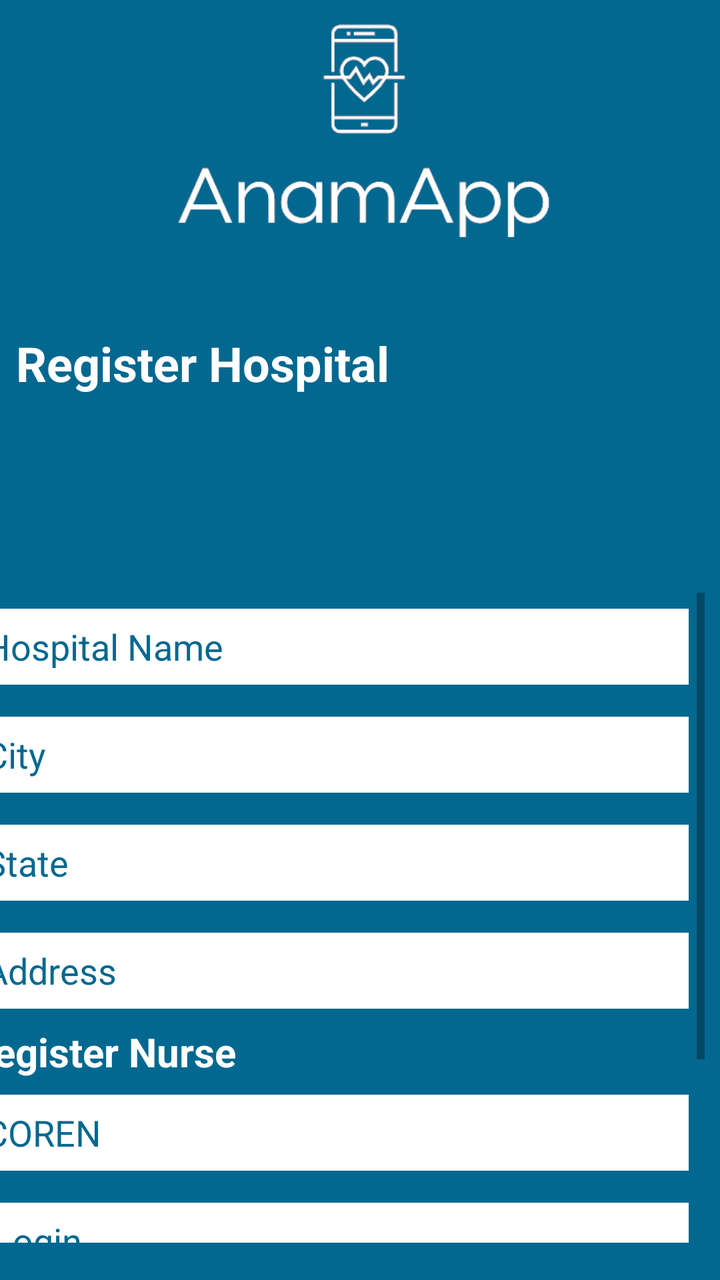
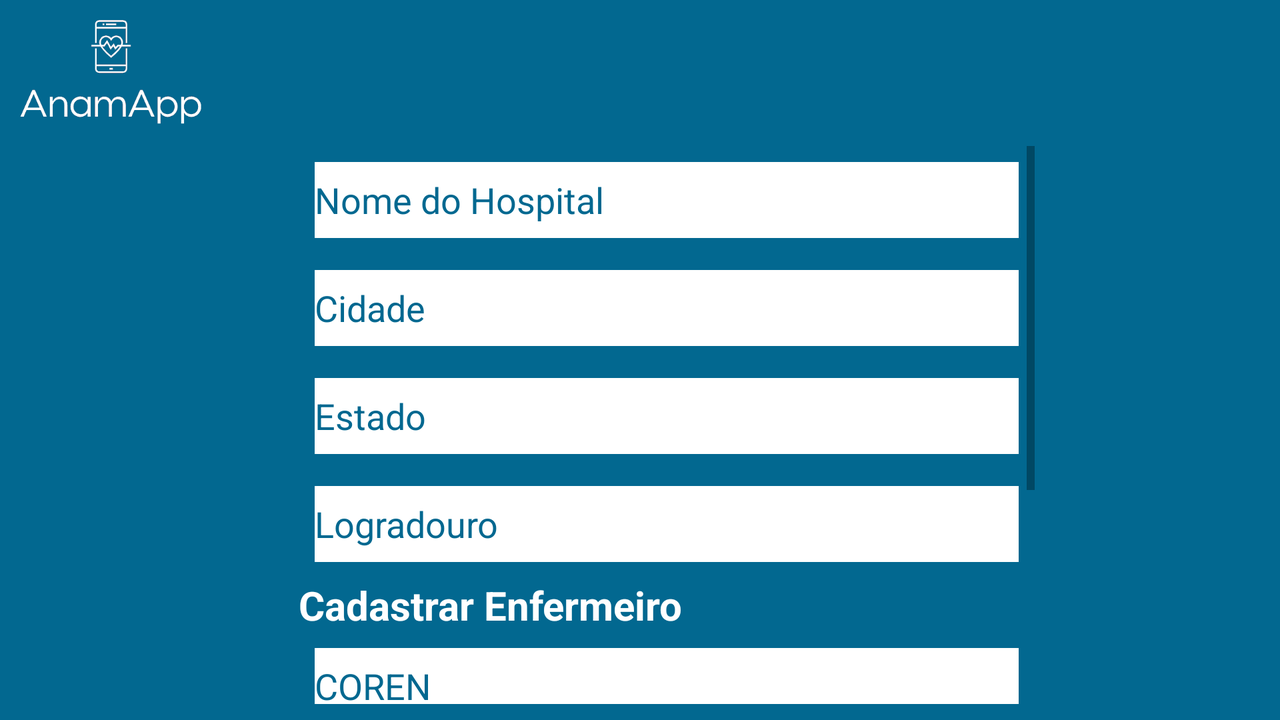

The same Android screen from two of the app's own layout files: first res/layout/ as a phone draws it, then the repository's variant for another configuration, drawn on a device whose configuration selects that folder. Both files follow.
<!-- AndroidManifest.xml: application theme Theme.AppCompat.Light.NoActionBar -->
<!-- res/layout/activity_sign_up.xml -->
<?xml version="1.0" encoding="utf-8"?>
<android.support.constraint.ConstraintLayout xmlns:android="http://schemas.android.com/apk/res/android"
    xmlns:app="http://schemas.android.com/apk/res-auto"
    xmlns:tools="http://schemas.android.com/tools"
    android:layout_width="match_parent"
    android:layout_height="match_parent"
    android:background="@color/colorPrimary"
    tools:context=".SignUpActivity">

    <ImageView
        android:id="@+id/imageView2"
        android:layout_width="0dp"
        android:layout_height="wrap_content"
        android:layout_marginEnd="80dp"
        android:layout_marginStart="80dp"
        android:adjustViewBounds="true"
        android:cropToPadding="true"
        app:layout_constraintBottom_toTopOf="@+id/scrollView2"
        app:layout_constraintEnd_toEndOf="parent"
        app:layout_constraintHorizontal_bias="0.325"
        app:layout_constraintStart_toStartOf="parent"
        app:layout_constraintTop_toTopOf="parent"
        app:srcCompat="@mipmap/logo" />

    <ScrollView
        android:id="@+id/scrollView4"
        android:layout_width="368dp"
        android:layout_height="325dp"
        android:layout_marginBottom="8dp"
        android:layout_marginEnd="8dp"
        android:layout_marginStart="8dp"
        android:layout_marginTop="8dp"
        app:layout_constraintBottom_toBottomOf="parent"
        app:layout_constraintEnd_toEndOf="parent"
        app:layout_constraintHorizontal_bias="1.0"
        app:layout_constraintStart_toStartOf="parent"
        app:layout_constraintTop_toTopOf="parent"
        app:layout_constraintVertical_bias="0.964">

        <LinearLayout
            android:layout_width="match_parent"
            android:layout_height="wrap_content"
            android:orientation="vertical">

            <EditText
                android:id="@+id/tfHospitalName"
                android:layout_width="match_parent"
                android:layout_height="38dp"
                android:layout_marginBottom="8dp"
                android:layout_marginEnd="8dp"
                android:layout_marginStart="8dp"
                android:layout_marginTop="8dp"
                android:background="@color/white"
                android:hint="@string/hopital_name"
                android:inputType="text"
                android:textColorHint="@color/colorPrimary"
                app:layout_constraintBottom_toBottomOf="parent"
                app:layout_constraintEnd_toEndOf="parent"
                app:layout_constraintHorizontal_bias="0.513"
                app:layout_constraintStart_toStartOf="parent"
                app:layout_constraintTop_toBottomOf="@+id/imageView2"
                app:layout_constraintVertical_bias="0.172" />

            <EditText
                android:id="@+id/tfCity"
                android:layout_width="match_parent"
                android:layout_height="38dp"
                android:layout_marginBottom="8dp"
                android:layout_marginEnd="8dp"
                android:layout_marginStart="8dp"
                android:layout_marginTop="8dp"
                android:background="@color/white"
                android:hint="@string/city"
                android:inputType="text"
                android:textColorHint="@color/colorPrimary"
                app:layout_constraintBottom_toBottomOf="parent"
                app:layout_constraintEnd_toEndOf="parent"
                app:layout_constraintHorizontal_bias="0.513"
                app:layout_constraintStart_toStartOf="parent"
                app:layout_constraintTop_toBottomOf="@+id/imageView2"
                app:layout_constraintVertical_bias="0.172" />

            <EditText
                android:id="@+id/tfState"
                android:layout_width="match_parent"
                android:layout_height="38dp"
                android:layout_marginBottom="8dp"
                android:layout_marginEnd="8dp"
                android:layout_marginStart="8dp"
                android:layout_marginTop="8dp"
                android:background="@color/white"
                android:hint="@string/state"
                android:inputType="text"
                android:textColorHint="@color/colorPrimary"
                app:layout_constraintBottom_toBottomOf="parent"
                app:layout_constraintEnd_toEndOf="parent"
                app:layout_constraintHorizontal_bias="0.513"
                app:layout_constraintStart_toStartOf="parent"
                app:layout_constraintTop_toBottomOf="@+id/imageView2"
                app:layout_constraintVertical_bias="0.172" />

            <EditText
                android:id="@+id/tfAddress"
                android:layout_width="match_parent"
                android:layout_height="38dp"
                android:layout_marginBottom="8dp"
                android:layout_marginEnd="8dp"
                android:layout_marginStart="8dp"
                android:layout_marginTop="8dp"
                android:background="@color/white"
                android:hint="@string/address"
                android:inputType="text"
                android:textColorHint="@color/colorPrimary"
                app:layout_constraintBottom_toBottomOf="parent"
                app:layout_constraintEnd_toEndOf="parent"
                app:layout_constraintHorizontal_bias="0.513"
                app:layout_constraintStart_toStartOf="parent"
                app:layout_constraintTop_toBottomOf="@+id/imageView2"
                app:layout_constraintVertical_bias="0.172" />

            <TextView
                android:id="@+id/tvNurse"
                android:layout_width="match_parent"
                android:layout_height="wrap_content"
                android:text="@string/register_nurse"
                android:textColor="@color/white"
                android:textSize="20sp"
                android:textStyle="bold" />

            <EditText
                android:id="@+id/tfCoren"
                android:layout_width="match_parent"
                android:layout_height="38dp"
                android:layout_marginBottom="8dp"
                android:layout_marginEnd="8dp"
                android:layout_marginStart="8dp"
                android:layout_marginTop="8dp"
                android:background="@color/white"
                android:hint="@string/coren"
                android:inputType="number"
                android:textColorHint="@color/colorPrimary"
                app:layout_constraintBottom_toBottomOf="parent"
                app:layout_constraintEnd_toEndOf="parent"
                app:layout_constraintHorizontal_bias="0.513"
                app:layout_constraintStart_toStartOf="parent"
                app:layout_constraintTop_toBottomOf="@+id/imageView2"
                app:layout_constraintVertical_bias="0.172" />

            <EditText
                android:id="@+id/tfLogin"
                android:layout_width="match_parent"
                android:layout_height="38dp"
                android:layout_marginBottom="8dp"
                android:layout_marginEnd="8dp"
                android:layout_marginStart="8dp"
                android:layout_marginTop="8dp"
                android:background="@color/white"
                android:hint="@string/login_hint_login"
                android:inputType="text"
                android:textColorHint="@color/colorPrimary"
                app:layout_constraintBottom_toBottomOf="parent"
                app:layout_constraintEnd_toEndOf="parent"
                app:layout_constraintHorizontal_bias="0.513"
                app:layout_constraintStart_toStartOf="parent"
                app:layout_constraintTop_toBottomOf="@+id/imageView2"
                app:layout_constraintVertical_bias="0.172" />

            <EditText
                android:id="@+id/tfPassword"
                android:layout_width="match_parent"
                android:layout_height="38dp"
                android:layout_marginBottom="8dp"
                android:layout_marginEnd="8dp"
                android:layout_marginStart="8dp"
                android:layout_marginTop="8dp"
                android:background="@color/white"
                android:hint="@string/login_hint_password"
                android:inputType="textPassword"
                android:textColorHint="@color/colorPrimary"
                app:layout_constraintBottom_toBottomOf="parent"
                app:layout_constraintEnd_toEndOf="parent"
                app:layout_constraintHorizontal_bias="0.513"
                app:layout_constraintStart_toStartOf="parent"
                app:layout_constraintTop_toBottomOf="@+id/imageView2"
                app:layout_constraintVertical_bias="0.172" />

            <Button
                android:id="@+id/button"
                android:layout_width="match_parent"
                android:layout_height="wrap_content"
                android:text="@string/btn_create_account" />

        </LinearLayout>
    </ScrollView>

    <TextView
        android:id="@+id/tvHospital"
        android:layout_width="wrap_content"
        android:layout_height="wrap_content"
        android:layout_marginEnd="8dp"
        android:layout_marginStart="8dp"
        android:layout_marginTop="32dp"
        android:text="@string/register_hospital"
        android:textColor="@color/white"
        android:textSize="24sp"
        android:textStyle="bold"
        app:layout_constraintEnd_toEndOf="parent"
        app:layout_constraintHorizontal_bias="0.0"
        app:layout_constraintStart_toStartOf="parent"
        app:layout_constraintTop_toBottomOf="@+id/imageView2" />

</android.support.constraint.ConstraintLayout>
<!-- resources referenced by this layout -->
<resources>
  <color name="colorPrimary">#026890</color>
  <color name="white">#ffffff</color>
  <!-- mipmap logo: png bitmap (mipmap-xxxhdpi, 6155 bytes) -->
  <string name="address">Address</string>
  <string name="btn_create_account">Create Account</string>
  <string name="city">City</string>
  <string name="coren">COREN</string>
  <string name="hopital_name">Hospital Name</string>
  <string name="login_hint_login">" Login"</string>
  <string name="login_hint_password">" Password"</string>
  <string name="register_hospital">Register Hospital</string>
  <string name="register_nurse">Register Nurse</string>
  <string name="state">State</string>
</resources>
<!-- res/layout-land/activity_sign_up.xml (the repository's variant of the layout above) -->
<!-- drawn on the phone turned sideways -->
<?xml version="1.0" encoding="utf-8"?>
<android.support.constraint.ConstraintLayout xmlns:android="http://schemas.android.com/apk/res/android"
    xmlns:app="http://schemas.android.com/apk/res-auto"
    xmlns:tools="http://schemas.android.com/tools"
    android:layout_width="match_parent"
    android:layout_height="match_parent"
    android:background="@color/colorPrimary"
    tools:context=".SignUpActivity">

    <ImageView
        android:id="@+id/imageView5"
        android:layout_width="101dp"
        android:layout_height="65dp"
        android:layout_marginStart="4dp"
        android:layout_marginTop="4dp"
        android:adjustViewBounds="true"
        android:cropToPadding="true"
        app:layout_constraintBottom_toTopOf="@+id/scrollView2"
        app:layout_constraintStart_toStartOf="parent"
        app:layout_constraintTop_toTopOf="parent"
        app:srcCompat="@mipmap/logo" />

    <ScrollView
        android:id="@+id/scrollView4"
        android:layout_width="368dp"
        android:layout_height="279dp"
        android:layout_marginBottom="8dp"
        android:layout_marginEnd="8dp"
        android:layout_marginStart="8dp"
        android:layout_marginTop="8dp"
        app:layout_constraintBottom_toBottomOf="parent"
        app:layout_constraintEnd_toEndOf="parent"
        app:layout_constraintHorizontal_bias="0.552"
        app:layout_constraintStart_toStartOf="parent"
        app:layout_constraintTop_toTopOf="parent"
        app:layout_constraintVertical_bias="1.0">

        <LinearLayout
            android:layout_width="match_parent"
            android:layout_height="wrap_content"
            android:orientation="vertical">

            <EditText
                android:id="@+id/login_edit_text_login2"
                android:layout_width="match_parent"
                android:layout_height="38dp"
                android:layout_marginBottom="8dp"
                android:layout_marginEnd="8dp"
                android:layout_marginStart="8dp"
                android:layout_marginTop="8dp"
                android:background="@color/white"
                android:hint="Nome do Hospital"
                android:textColorHint="@color/colorPrimary"
                app:layout_constraintBottom_toBottomOf="parent"
                app:layout_constraintEnd_toEndOf="parent"
                app:layout_constraintHorizontal_bias="0.513"
                app:layout_constraintStart_toStartOf="parent"
                app:layout_constraintTop_toBottomOf="@+id/imageView2"
                app:layout_constraintVertical_bias="0.172" />

            <EditText
                android:id="@+id/login_edit_text_login7"
                android:layout_width="match_parent"
                android:layout_height="38dp"
                android:layout_marginBottom="8dp"
                android:layout_marginEnd="8dp"
                android:layout_marginStart="8dp"
                android:layout_marginTop="8dp"
                android:background="@color/white"
                android:hint="Cidade"
                android:textColorHint="@color/colorPrimary"
                app:layout_constraintBottom_toBottomOf="parent"
                app:layout_constraintEnd_toEndOf="parent"
                app:layout_constraintHorizontal_bias="0.513"
                app:layout_constraintStart_toStartOf="parent"
                app:layout_constraintTop_toBottomOf="@+id/imageView2"
                app:layout_constraintVertical_bias="0.172" />

            <EditText
                android:id="@+id/login_edit_text_login4"
                android:layout_width="match_parent"
                android:layout_height="38dp"
                android:layout_marginBottom="8dp"
                android:layout_marginEnd="8dp"
                android:layout_marginStart="8dp"
                android:layout_marginTop="8dp"
                android:background="@color/white"
                android:hint="Estado"
                android:textColorHint="@color/colorPrimary"
                app:layout_constraintBottom_toBottomOf="parent"
                app:layout_constraintEnd_toEndOf="parent"
                app:layout_constraintHorizontal_bias="0.513"
                app:layout_constraintStart_toStartOf="parent"
                app:layout_constraintTop_toBottomOf="@+id/imageView2"
                app:layout_constraintVertical_bias="0.172" />

            <EditText
                android:id="@+id/login_edit_text_login3"
                android:layout_width="match_parent"
                android:layout_height="38dp"
                android:layout_marginBottom="8dp"
                android:layout_marginEnd="8dp"
                android:layout_marginStart="8dp"
                android:layout_marginTop="8dp"
                android:background="@color/white"
                android:hint="Logradouro"
                android:textColorHint="@color/colorPrimary"
                app:layout_constraintBottom_toBottomOf="parent"
                app:layout_constraintEnd_toEndOf="parent"
                app:layout_constraintHorizontal_bias="0.513"
                app:layout_constraintStart_toStartOf="parent"
                app:layout_constraintTop_toBottomOf="@+id/imageView2"
                app:layout_constraintVertical_bias="0.172" />

            <TextView
                android:id="@+id/textView16"
                android:layout_width="match_parent"
                android:layout_height="wrap_content"
                android:text="Cadastrar Enfermeiro"
                android:textColor="@color/white"
                android:textSize="20sp"
                android:textStyle="bold" />

            <EditText
                android:id="@+id/login_edit_text_login12"
                android:layout_width="match_parent"
                android:layout_height="38dp"
                android:layout_marginBottom="8dp"
                android:layout_marginEnd="8dp"
                android:layout_marginStart="8dp"
                android:layout_marginTop="8dp"
                android:background="@color/white"
                android:hint="COREN"
                android:textColorHint="@color/colorPrimary"
                app:layout_constraintBottom_toBottomOf="parent"
                app:layout_constraintEnd_toEndOf="parent"
                app:layout_constraintHorizontal_bias="0.513"
                app:layout_constraintStart_toStartOf="parent"
                app:layout_constraintTop_toBottomOf="@+id/imageView2"
                app:layout_constraintVertical_bias="0.172" />

            <EditText
                android:id="@+id/login_edit_text_login14"
                android:layout_width="match_parent"
                android:layout_height="38dp"
                android:layout_marginBottom="8dp"
                android:layout_marginEnd="8dp"
                android:layout_marginStart="8dp"
                android:layout_marginTop="8dp"
                android:background="@color/white"
                android:hint="Login"
                android:textColorHint="@color/colorPrimary"
                app:layout_constraintBottom_toBottomOf="parent"
                app:layout_constraintEnd_toEndOf="parent"
                app:layout_constraintHorizontal_bias="0.513"
                app:layout_constraintStart_toStartOf="parent"
                app:layout_constraintTop_toBottomOf="@+id/imageView2"
                app:layout_constraintVertical_bias="0.172" />

            <EditText
                android:id="@+id/login_edit_text_login13"
                android:layout_width="match_parent"
                android:layout_height="38dp"
                android:layout_marginBottom="8dp"
                android:layout_marginEnd="8dp"
                android:layout_marginStart="8dp"
                android:layout_marginTop="8dp"
                android:background="@color/white"
                android:hint="Senha"
                android:textColorHint="@color/colorPrimary"
                app:layout_constraintBottom_toBottomOf="parent"
                app:layout_constraintEnd_toEndOf="parent"
                app:layout_constraintHorizontal_bias="0.513"
                app:layout_constraintStart_toStartOf="parent"
                app:layout_constraintTop_toBottomOf="@+id/imageView2"
                app:layout_constraintVertical_bias="0.172" />

            <Button
                android:id="@+id/button"
                android:layout_width="match_parent"
                android:layout_height="wrap_content"
                android:text="Criar Conta" />

        </LinearLayout>
    </ScrollView>

    <TextView
        android:id="@+id/textView15"
        android:layout_width="wrap_content"
        android:layout_height="wrap_content"
        android:layout_marginBottom="8dp"
        android:layout_marginEnd="8dp"
        android:layout_marginStart="8dp"
        android:layout_marginTop="8dp"
        android:text="Cadastrar hospital"
        android:textColor="@color/white"
        android:textSize="24sp"
        android:textStyle="bold"
        app:layout_constraintBottom_toTopOf="@+id/scrollView4"
        app:layout_constraintEnd_toEndOf="parent"
        app:layout_constraintStart_toStartOf="parent"
        app:layout_constraintTop_toBottomOf="@+id/imageView5"
        app:layout_constraintVertical_bias="1.0" />

</android.support.constraint.ConstraintLayout>
<!-- resources referenced by the variant -->
<!-- as the phone turned sideways resolves them -->
<resources>
  <color name="colorPrimary">#026890</color>
  <color name="white">#ffffff</color>
  <!-- mipmap logo: png bitmap (mipmap-xxxhdpi, 6155 bytes) -->
</resources>
